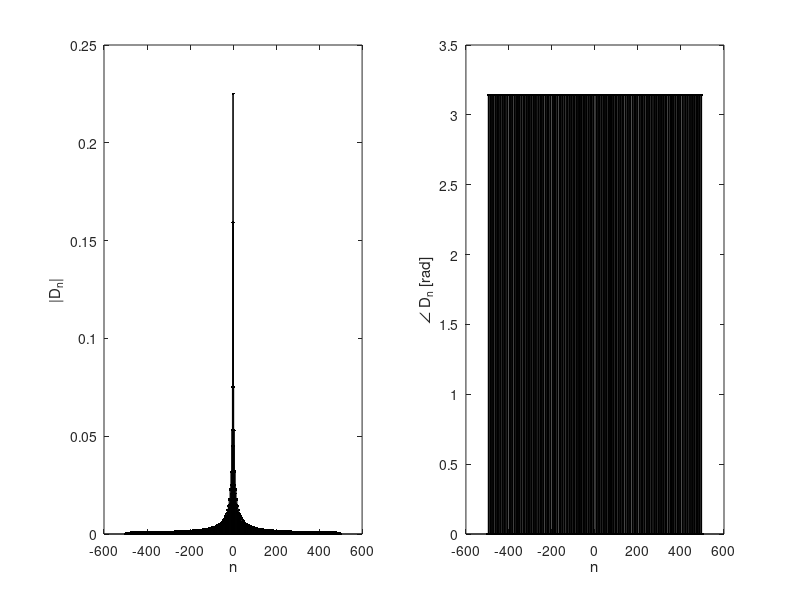

Write MATLAB code to recreate this figure.
clf;
n = (-500:500);
D_n = (1./(n.*pi).*sin((n.*pi)./4));


subplot(1,2,1); stem(n,abs(D_n),'.k');
xlabel('n'); ylabel('|D_n|');
subplot(1,2,2); stem(n,angle(D_n),'.k');
xlabel('n'); ylabel('\angle D_n [rad]');